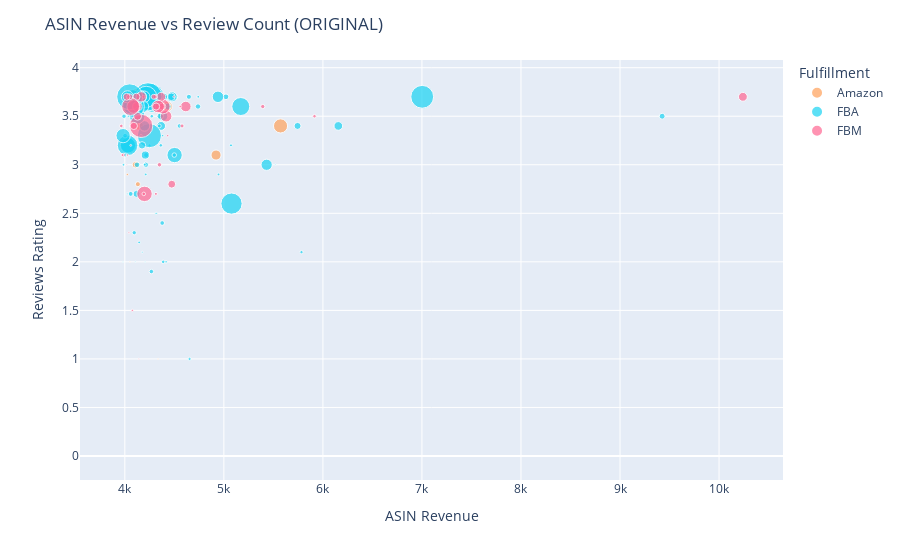

The notebook cell saved with this chart:
### Markdown cell above
### Análisis

### Code cell
# @title ASIN Revenue vs Review Count (ORIGINAL)

# Para mostrar la grafica de dispersión con los productos originales

fig = px.scatter(df, x='ASIN Revenue', y='Reviews Rating', size='Review Count', color='Fulfillment', hover_name='ASIN',
                 color_discrete_map={'Amazon': '#FFA15A', 'FBA': '#19D3F3', 'FBM':'#FF6692'},
                 category_orders={'Fulfillment': ['Amazon', 'FBA', 'FBM']},
                 custom_data=['URL'])

fig.update_layout(
    title='ASIN Revenue vs Review Count (ORIGINAL)',
    hovermode='closest',
    newshape=dict(line_color='black', line_width=2),
)

fig.show()

### Figure 1 — Plotly figure (JSON) as saved in the notebook; plotly's stock layout.template omitted (floating-point values rounded to 4 significant figures)
{"data": [{"customdata": [["https://amazon.com/dp/166811335X"], ["https://amazon.com/dp/B000LV6OAI"], ["https://amazon.com/dp/B0F2P76DSF"], ["https://amazon.com/dp/B0D342XY7N"], ["https://amazon.com/dp/B0DPJFY3CM"], ["https://amazon.com/dp/B0F8LG8STL"], ["https://amazon.com/dp/B0D5WLZB6X"], ["https://amazon.com/dp/B06X8ZC9ZH"], ["https://amazon.com/dp/B0055CP9T0"], ["https://amazon.com/dp/B0DM1QFGHG"], ["https://amazon.com/dp/B0BQCC9TVJ"], ["https://amazon.com/dp/031657323X"], ["https://amazon.com/dp/B0C24Q3MPB"], ["https://amazon.com/dp/B07MHQ5FDC"], ["https://amazon.com/dp/1068756330"], ["https://amazon.com/dp/B0BN25NR35"], ["https://amazon.com/dp/B0D5WJNZG9"], ["https://amazon.com/dp/B0FBPM2P2R"], ["https://amazon.com/dp/B0074JOD2G"], ["https://amazon.com/dp/B09JJ9BK2K"], ["https://amazon.com/dp/1014693071"], ["https://amazon.com/dp/B09KY9NWBS"], ["https://amazon.com/dp/B08972CGVQ"], ["https://amazon.com/dp/B0CTRTX151"], ["https://amazon.com/dp/B001PPLKQ2"], ["https://amazon.com/dp/B0DT9ZCYX5"], ["https://amazon.com/dp/B0F8L4MBQF"], ["https://amazon.com/dp/B0FFN86JRJ"], ["https://amazon.com/dp/B0DJ3B49NL"], ["https://amazon.com/dp/B0FD2J6J4R"], ["https://amazon.com/dp/B0DKPKLKDV"], ["https://amazon.com/dp/B0D33ZJ2B2"], ["https://amazon.com/dp/1441346473"]], "hovertemplate": "<b>%{hovertext}</b><br><br>Fulfillment=Amazon<br>ASIN Revenue=%{x}<br>Reviews Rating=%{y}<br>Review Count=%{marker.size}<extra></extra>", "hovertext": ["166811335X", "B000LV6OAI", "B0F2P76DSF", "B0D342XY7N", "B0DPJFY3CM", "B0F8LG8STL", "B0D5WLZB6X", "B06X8ZC9ZH", "B0055CP9T0", "B0DM1QFGHG", "B0BQCC9TVJ", "031657323X", "B0C24Q3MPB", "B07MHQ5FDC", "1068756330", "B0BN25NR35", "B0D5WJNZG9", "B0FBPM2P2R", "B0074JOD2G", "B09JJ9BK2K", "1014693071", "B09KY9NWBS", "B08972CGVQ", "B0CTRTX151", "B001PPLKQ2", "B0DT9ZCYX5", "B0F8L4MBQF", "B0FFN86JRJ", "B0DJ3B49NL", "B0FD2J6J4R", "B0DKPKLKDV", "B0D33ZJ2B2", "1441346473"], "legendgroup": "Amazon", "marker": {"color": "#FFA15A", "size": [0, 109, 0, 56, 0, 0, 56, 0, 22, 1, 0, 0, 0, 0, 0, 25, 0, 0, 20, 40, 0, 14, 161, 0, 23, 0, 0, 0, 0, 0, 1, 3, 0], "sizemode": "area", "sizeref": 1.093, "symbol": "circle"}, "mode": "markers", "name": "Amazon", "orientation": "v", "showlegend": true, "type": "scatter", "x": [5891.0, 5572.0, 5329.0, 4921.0, 4531.0, 4461.0, 4429.0, 4393.0, 4362.0, 4335.0, 4332.0, 4311.0, 4308.0, 4301.0, 4242.0, 4231.0, 4225.0, 4210.0, 4150.0, 4145.0, 4133.0, 4132.0, 4128.0, 4115.0, 4108.0, 4077.0, 4073.0, 4071.0, 4070.0, 4060.0, 4050.0, 4026.0, 3996.0], "xaxis": "x", "y": [0.0, 3.4, 0.0, 3.1, 0.0, 0.0, 3.6, 0.0, 3.5, 1.0, 0.0, 0.0, 0.0, 0.0, 0.0, 3.7, 0.0, 0.0, 3.7, 3.4, 0.0, 2.8, 3.7, 0.0, 3.0, 0.0, 0.0, 0.0, 0.0, 0.0, 2.0, 2.9, 0.0], "yaxis": "y"}, {"customdata": [["https://amazon.com/dp/B001J5CKTE"], ["https://amazon.com/dp/B0B23LV5Q5"], ["https://amazon.com/dp/B0081G0X2A"], ["https://amazon.com/dp/B0F428W2ZQ"], ["https://amazon.com/dp/B0FF4L834M"], ["https://amazon.com/dp/B00014W9YA"], ["https://amazon.com/dp/B06XSMYQD2"], ["https://amazon.com/dp/B0F7HG117L"], ["https://amazon.com/dp/B00IBKXTCW"], ["https://amazon.com/dp/B00C2RHAQQ"], ["https://amazon.com/dp/B00BDTDWPM"], ["https://amazon.com/dp/B07K2CCXMF"], ["https://amazon.com/dp/B0F7X99VXB"], ["https://amazon.com/dp/B004SUDQ8G"], ["https://amazon.com/dp/B0BQCSFRS6"], ["https://amazon.com/dp/B01LTHKMTG"], ["https://amazon.com/dp/B000IU4DK0"], ["https://amazon.com/dp/B0FGPJM4XP"], ["https://amazon.com/dp/B004XZ99TQ"], ["https://amazon.com/dp/B0FGYHS6FN"], ["https://amazon.com/dp/B0000CEROF"], ["https://amazon.com/dp/B0F2YJLQ6C"], ["https://amazon.com/dp/B0CKZWM62J"], ["https://amazon.com/dp/B0DK1PCHB6"], ["https://amazon.com/dp/B0F6CBDY5B"], ["https://amazon.com/dp/B0DCS84W79"], ["https://amazon.com/dp/B0F6K8LJJ6"], ["https://amazon.com/dp/B0002US53W"], ["https://amazon.com/dp/B0CXB18CQM"], ["https://amazon.com/dp/B0C6YLK9K9"], ["https://amazon.com/dp/0842526196"], ["https://amazon.com/dp/B0F62T4FSS"], ["https://amazon.com/dp/B004EJTGRG"], ["https://amazon.com/dp/B0DSKDRKSR"], ["https://amazon.com/dp/B0CBCHPDP1"], ["https://amazon.com/dp/1430085312"], ["https://amazon.com/dp/B0FJ1B1KLV"], ["https://amazon.com/dp/B004KK3IIC"], ["https://amazon.com/dp/B0015D20EU"], ["https://amazon.com/dp/B0F8H6B2WN"], ["https://amazon.com/dp/B005BAF5U4"], ["https://amazon.com/dp/B0FFJMXDR7"], ["https://amazon.com/dp/B005SGZP06"], ["https://amazon.com/dp/B0FDJPM3BV"], ["https://amazon.com/dp/B0CGVW41N3"], ["https://amazon.com/dp/B003OUV1JM"], ["https://amazon.com/dp/B0DPG2N1VH"], ["https://amazon.com/dp/B0F9WS8FRM"], ["https://amazon.com/dp/B00005QCVO"], ["https://amazon.com/dp/B0CJYJJZC1"], ["https://amazon.com/dp/B00S2PN0KC"], ["https://amazon.com/dp/B096VZZ5LY"], ["https://amazon.com/dp/B0C2YQ5B6F"], ["https://amazon.com/dp/B000CIWXL4"], ["https://amazon.com/dp/B0F4XFFGD7"], ["https://amazon.com/dp/B000XOM7XG"], ["https://amazon.com/dp/B0BNJHP5YM"], ["https://amazon.com/dp/B00TGF9EI4"], ["https://amazon.com/dp/B0FDGZKGDN"], ["https://amazon.com/dp/B0FCSQN3GB"], ["https://amazon.com/dp/B0DG5MJDDB"], ["https://amazon.com/dp/B0D5QMTSG4"], ["https://amazon.com/dp/B07D2NGJHX"], ["https://amazon.com/dp/B0F577MQC3"], ["https://amazon.com/dp/B0C8VCV52S"], ["https://amazon.com/dp/B0875H3RP3"], ["https://amazon.com/dp/B0F6MF8R2Q"], ["https://amazon.com/dp/B019EC9QRM"], ["https://amazon.com/dp/B0DHWZCKKK"], ["https://amazon.com/dp/B0FJLVNGGN"], ["https://amazon.com/dp/B0000CBXZR"], ["https://amazon.com/dp/B01M7X07WM"], ["https://amazon.com/dp/B07JWPFT9X"], ["https://amazon.com/dp/B0FCW68T72"], ["https://amazon.com/dp/B0057PM8XK"], ["https://amazon.com/dp/B0D9XW4GNX"], ["https://amazon.com/dp/B00007JGEK"], ["https://amazon.com/dp/B0F3WSKMTJ"], ["https://amazon.com/dp/B0DK9DJ74G"], ["https://amazon.com/dp/B0F1YMDZVM"], ["https://amazon.com/dp/B08FVC28DB"], ["https://amazon.com/dp/B00I1B9MKO"], ["https://amazon.com/dp/B0CFB6CLJ9"], ["https://amazon.com/dp/B09MDP5LCS"], ["https://amazon.com/dp/B0DF654LW8"], ["https://amazon.com/dp/B0DQ8Q416S"], ["https://amazon.com/dp/B0BYZ8PBV4"], ["https://amazon.com/dp/B00005K9PL"], ["https://amazon.com/dp/B0B8SB1HWP"], ["https://amazon.com/dp/B09PKTXK3T"], ["https://amazon.com/dp/B002FG9N96"], ["https://amazon.com/dp/B000R349IO"], ["https://amazon.com/dp/B0CZTXGSFD"], ["https://amazon.com/dp/B000E6UXOS"], ["https://amazon.com/dp/B0FHJ852WJ"], ["https://amazon.com/dp/B000N3SU6K"], ["https://amazon.com/dp/B0F6LHTCQ3"], ["https://amazon.com/dp/B0DH5HFPNV"], ["https://amazon.com/dp/B0CFLV946S"], ["https://amazon.com/dp/B0DC4LFX5G"], ["https://amazon.com/dp/B0000719UC"], ["https://amazon.com/dp/B09XN7DF63"], ["https://amazon.com/dp/B07DH4D1WD"], ["https://amazon.com/dp/B0F752DRF8"], ["https://amazon.com/dp/B0F21XQ2W4"], ["https://amazon.com/dp/B00AOO5P0M"], ["https://amazon.com/dp/B0F8JF9CQZ"], ["https://amazon.com/dp/B0B727KM8B"], ["https://amazon.com/dp/B0F1DSWQX1"], ["https://amazon.com/dp/B0FFGPF2WJ"], ["https://amazon.com/dp/B0FBLNGSW9"]], "hovertemplate": "<b>%{hovertext}</b><br><br>Fulfillment=FBA<br>ASIN Revenue=%{x}<br>Reviews Rating=%{y}<br>Review Count=%{marker.size}<extra></extra>", "hovertext": ["B001J5CKTE", "B0B23LV5Q5", "B0081G0X2A", "B0F428W2ZQ", "B0FF4L834M", "B00014W9YA", "B06XSMYQD2", "B0F7HG117L", "B00IBKXTCW", "B00C2RHAQQ", "B00BDTDWPM", "B07K2CCXMF", "B0F7X99VXB", "B004SUDQ8G", "B0BQCSFRS6", "B01LTHKMTG", "B000IU4DK0", "B0FGPJM4XP", "B004XZ99TQ", "B0FGYHS6FN", "B0000CEROF", "B0F2YJLQ6C", "B0CKZWM62J", "B0DK1PCHB6", "B0F6CBDY5B", "B0DCS84W79", "B0F6K8LJJ6", "B0002US53W", "B0CXB18CQM", "B0C6YLK9K9", "0842526196", "B0F62T4FSS", "B004EJTGRG", "B0DSKDRKSR", "B0CBCHPDP1", "1430085312", "B0FJ1B1KLV", "B004KK3IIC", "B0015D20EU", "B0F8H6B2WN", "B005BAF5U4", "B0FFJMXDR7", "B005SGZP06", "B0FDJPM3BV", "B0CGVW41N3", "B003OUV1JM", "B0DPG2N1VH", "B0F9WS8FRM", "B00005QCVO", "B0CJYJJZC1", "B00S2PN0KC", "B096VZZ5LY", "B0C2YQ5B6F", "B000CIWXL4", "B0F4XFFGD7", "B000XOM7XG", "B0BNJHP5YM", "B00TGF9EI4", "B0FDGZKGDN", "B0FCSQN3GB", "B0DG5MJDDB", "B0D5QMTSG4", "B07D2NGJHX", "B0F577MQC3", "B0C8VCV52S", "B0875H3RP3", "B0F6MF8R2Q", "B019EC9QRM", "B0DHWZCKKK", "B0FJLVNGGN", "B0000CBXZR", "B01M7X07WM", "B07JWPFT9X", "B0FCW68T72", "B0057PM8XK", "B0D9XW4GNX", "B00007JGEK", "B0F3WSKMTJ", "B0DK9DJ74G", "B0F1YMDZVM", "B08FVC28DB", "B00I1B9MKO", "B0CFB6CLJ9", "B09MDP5LCS", "B0DF654LW8", "B0DQ8Q416S", "B0BYZ8PBV4", "B00005K9PL", "B0B8SB1HWP", "B09PKTXK3T", "B002FG9N96", "B000R349IO", "B0CZTXGSFD", "B000E6UXOS", "B0FHJ852WJ", "B000N3SU6K", "B0F6LHTCQ3", "B0DH5HFPNV", "B0CFLV946S", "B0DC4LFX5G", "B0000719UC", "B09XN7DF63", "B07DH4D1WD", "B0F752DRF8", "B0F21XQ2W4", "B00AOO5P0M", "B0F8JF9CQZ", "B0B727KM8B", "B0F1DSWQX1", "B0FFGPF2WJ", "B0FBLNGSW9"], "legendgroup": "FBA", "marker": {"color": "#19D3F3", "size": [19, 285, 0, 41, 6, 27, 1, 69, 177, 246, 5, 18, 4, 72, 0, 4, 16, 6, 14, 1, 11, 21, 128, 11, 16, 56, 32, 26, 0, 5, 4, 31, 7, 49, 3, 0, 12, 43, 7, 22, 8, 2, 23, 3, 0, 74, 7, 11, 60, 392, 5, 319, 437, 244, 14, 16, 4, 36, 1, 4, 61, 75, 83, 0, 2, 30, 3, 18, 86, 0, 4, 4, 17, 3, 0, 131, 17, 27, 27, 8, 5, 1, 0, 4, 51, 10, 263, 25, 112, 125, 13, 368, 0, 152, 3, 126, 6, 231, 80, 3, 2, 0, 0, 8, 12, 11, 4, 111, 0, 1, 0], "sizemode": "area", "sizeref": 1.093, "symbol": "circle"}, "mode": "markers", "name": "FBA", "orientation": "v", "showlegend": true, "type": "scatter", "x": [9425.0, 7003.0, 6632.0, 6156.0, 5784.0, 5744.0, 5521.0, 5432.0, 5171.0, 5077.0, 5072.0, 5021.0, 4946.0, 4940.0, 4750.0, 4741.0, 4739.0, 4653.0, 4647.0, 4639.0, 4551.0, 4503.0, 4502.0, 4499.0, 4492.0, 4476.0, 4470.0, 4433.0, 4420.0, 4419.0, 4416.0, 4394.0, 4387.0, 4386.0, 4382.0, 4378.0, 4377.0, 4366.0, 4363.0, 4357.0, 4348.0, 4344.0, 4336.0, 4316.0, 4312.0, 4273.0, 4272.0, 4268.0, 4265.0, 4259.0, 4249.0, 4248.0, 4234.0, 4216.0, 4215.0, 4211.0, 4211.0, 4207.0, 4205.0, 4202.0, 4198.0, 4195.0, 4178.0, 4177.0, 4175.0, 4174.0, 4163.0, 4158.0, 4156.0, 4150.0, 4148.0, 4145.0, 4139.0, 4138.0, 4135.0, 4125.0, 4123.0, 4121.0, 4118.0, 4117.0, 4117.0, 4107.0, 4107.0, 4104.0, 4100.0, 4095.0, 4087.0, 4082.0, 4078.0, 4061.0, 4059.0, 4049.0, 4045.0, 4037.0, 4035.0, 4032.0, 4029.0, 4028.0, 4026.0, 4026.0, 4023.0, 4015.0, 4011.0, 4003.0, 4003.0, 3992.0, 3986.0, 3983.0, 3981.0, 3981.0, 3973.0], "xaxis": "x", "y": [3.5, 3.7, 0.0, 3.4, 2.1, 3.4, 3.0, 3.0, 3.6, 2.6, 3.2, 3.7, 2.9, 3.7, 0.0, 3.7, 3.6, 1.0, 3.7, 1.0, 3.4, 3.7, 3.1, 3.1, 3.7, 3.7, 3.7, 3.6, 0.0, 3.7, 2.0, 3.7, 2.0, 3.5, 3.3, 0.0, 2.4, 3.4, 3.2, 3.5, 3.4, 3.0, 3.7, 2.5, 0.0, 3.6, 3.5, 1.9, 3.7, 3.7, 3.2, 3.3, 3.7, 3.7, 3.1, 3.0, 2.9, 3.1, 2.0, 3.0, 3.4, 3.7, 3.6, 0.0, 2.1, 3.2, 3.3, 3.6, 3.7, 0.0, 3.7, 2.2, 3.6, 3.5, 0.0, 3.5, 3.0, 3.7, 2.7, 3.7, 3.4, 2.0, 0.0, 3.7, 3.6, 2.3, 3.6, 3.7, 3.7, 3.6, 2.7, 3.7, 0.0, 3.2, 3.5, 3.2, 3.7, 3.2, 3.7, 3.7, 2.7, 0.0, 0.0, 3.1, 3.3, 3.5, 3.0, 3.3, 0.0, 2.0, 0.0], "yaxis": "y"}, {"customdata": [["https://amazon.com/dp/B00CF48I9Y"], ["https://amazon.com/dp/B004QD47YW"], ["https://amazon.com/dp/B07GGCZ7GS"], ["https://amazon.com/dp/B0DL4VSBCG"], ["https://amazon.com/dp/B000O8RFRY"], ["https://amazon.com/dp/B0D9TZLYH6"], ["https://amazon.com/dp/B08LKFF4NT"], ["https://amazon.com/dp/B003IZUAWC"], ["https://amazon.com/dp/B0771JSCJ2"], ["https://amazon.com/dp/B01C8RGGR8"], ["https://amazon.com/dp/B0FJF419JF"], ["https://amazon.com/dp/B018632NHK"], ["https://amazon.com/dp/B08JCG8PYV"], ["https://amazon.com/dp/B0815YJ5KD"], ["https://amazon.com/dp/B07B8C91B4"], ["https://amazon.com/dp/B0094AH37K"], ["https://amazon.com/dp/B0FJFWCSRJ"], ["https://amazon.com/dp/B0CSQKMN6D"], ["https://amazon.com/dp/B00EJSU09A"], ["https://amazon.com/dp/B009G248AG"], ["https://amazon.com/dp/B00IZO4IAQ"], ["https://amazon.com/dp/B00009KP0M"], ["https://amazon.com/dp/B00B4KFV3G"], ["https://amazon.com/dp/B0DL4Z22FJ"], ["https://amazon.com/dp/B07X6YSN9D"], ["https://amazon.com/dp/B0C42D2BCF"], ["https://amazon.com/dp/B0DFXHD3JD"], ["https://amazon.com/dp/B0DRGM3CGT"], ["https://amazon.com/dp/B01EME28L8"], ["https://amazon.com/dp/B001P5ZVYE"], ["https://amazon.com/dp/B00A1C18LW"], ["https://amazon.com/dp/B086PMNFB5"], ["https://amazon.com/dp/B004TP55JI"], ["https://amazon.com/dp/B097GK6P4X"], ["https://amazon.com/dp/B0000C8Y0F"], ["https://amazon.com/dp/B0DJ1MS919"], ["https://amazon.com/dp/B0DGWGDPZD"], ["https://amazon.com/dp/B000W4N2AE"], ["https://amazon.com/dp/B07D512B99"], ["https://amazon.com/dp/B073LWM6BC"], ["https://amazon.com/dp/B003IN7YN2"], ["https://amazon.com/dp/B09NRCXVFD"], ["https://amazon.com/dp/B00009V7O8"], ["https://amazon.com/dp/B0CMF4WMZD"], ["https://amazon.com/dp/B01BSP2XEG"], ["https://amazon.com/dp/B00JXW11NG"], ["https://amazon.com/dp/B0077RTS48"], ["https://amazon.com/dp/B0B4B4Z5GP"], ["https://amazon.com/dp/B00ECZJ0FU"], ["https://amazon.com/dp/B0000ALPHI"], ["https://amazon.com/dp/B000PMLDUE"], ["https://amazon.com/dp/B01EGC9JPE"], ["https://amazon.com/dp/B0DYH2RKSP"], ["https://amazon.com/dp/B000MGBQIW"], ["https://amazon.com/dp/B07BRG2SF6"], ["https://amazon.com/dp/B00O7HSHGQ"]], "hovertemplate": "<b>%{hovertext}</b><br><br>Fulfillment=FBM<br>ASIN Revenue=%{x}<br>Reviews Rating=%{y}<br>Review Count=%{marker.size}<extra></extra>", "hovertext": ["B00CF48I9Y", "B004QD47YW", "B07GGCZ7GS", "B0DL4VSBCG", "B000O8RFRY", "B0D9TZLYH6", "B08LKFF4NT", "B003IZUAWC", "B0771JSCJ2", "B01C8RGGR8", "B0FJF419JF", "B018632NHK", "B08JCG8PYV", "B0815YJ5KD", "B07B8C91B4", "B0094AH37K", "B0FJFWCSRJ", "B0CSQKMN6D", "B00EJSU09A", "B009G248AG", "B00IZO4IAQ", "B00009KP0M", "B00B4KFV3G", "B0DL4Z22FJ", "B07X6YSN9D", "B0C42D2BCF", "B0DFXHD3JD", "B0DRGM3CGT", "B01EME28L8", "B001P5ZVYE", "B00A1C18LW", "B086PMNFB5", "B004TP55JI", "B097GK6P4X", "B0000C8Y0F", "B0DJ1MS919", "B0DGWGDPZD", "B000W4N2AE", "B07D512B99", "B073LWM6BC", "B003IN7YN2", "B09NRCXVFD", "B00009V7O8", "B0CMF4WMZD", "B01BSP2XEG", "B00JXW11NG", "B0077RTS48", "B0B4B4Z5GP", "B00ECZJ0FU", "B0000ALPHI", "B000PMLDUE", "B01EGC9JPE", "B0DYH2RKSP", "B000MGBQIW", "B07BRG2SF6", "B00O7HSHGQ"], "legendgroup": "FBM", "marker": {"color": "#FF6692", "size": [43, 0, 7, 0, 10, 0, 0, 61, 0, 9, 0, 4, 0, 0, 3, 34, 0, 3, 73, 120, 26, 44, 11, 0, 87, 28, 5, 11, 14, 0, 130, 7, 5, 0, 58, 296, 1, 35, 50, 29, 29, 98, 3, 0, 2, 175, 20, 0, 2, 3, 1, 27, 0, 7, 4, 7], "sizemode": "area", "sizeref": 1.093, "symbol": "circle"}, "mode": "markers", "name": "FBM", "orientation": "v", "showlegend": true, "type": "scatter", "x": [10240.0, 8219.0, 5915.0, 5811.0, 5393.0, 5197.0, 5123.0, 4616.0, 4597.0, 4577.0, 4566.0, 4560.0, 4504.0, 4501.0, 4496.0, 4474.0, 4452.0, 4433.0, 4417.0, 4382.0, 4377.0, 4367.0, 4349.0, 4348.0, 4336.0, 4316.0, 4314.0, 4308.0, 4292.0, 4244.0, 4199.0, 4191.0, 4188.0, 4168.0, 4165.0, 4165.0, 4140.0, 4128.0, 4127.0, 4117.0, 4090.0, 4089.0, 4076.0, 4075.0, 4060.0, 4058.0, 4049.0, 4047.0, 4041.0, 4029.0, 4019.0, 4018.0, 3996.0, 3986.0, 3975.0, 3964.0], "xaxis": "x", "y": [3.7, 0.0, 3.5, 0.0, 3.6, 0.0, 0.0, 3.6, 0.0, 3.4, 0.0, 3.6, 0.0, 0.0, 3.7, 2.8, 0.0, 3.3, 3.5, 3.6, 3.6, 3.7, 3.0, 0.0, 3.6, 3.6, 2.7, 3.7, 3.7, 0.0, 2.7, 2.7, 3.7, 0.0, 3.7, 3.4, 1.0, 3.5, 3.6, 3.7, 3.4, 3.6, 1.5, 0.0, 3.2, 3.6, 3.7, 0.0, 2.3, 3.1, 3.0, 3.7, 0.0, 3.1, 3.1, 3.4], "yaxis": "y"}], "layout": {"hovermode": "closest", "legend": {"itemsizing": "constant", "title": {"text": "Fulfillment"}, "tracegroupgap": 0}, "margin": {"t": 60}, "newshape": {"line": {"color": "black", "width": 2}}, "title": {"text": "ASIN Revenue vs Review Count (ORIGINAL)"}, "xaxis": {"anchor": "y", "domain": [0, 1], "title": {"text": "ASIN Revenue"}}, "yaxis": {"anchor": "x", "domain": [0, 1], "title": {"text": "Reviews Rating"}}}}
